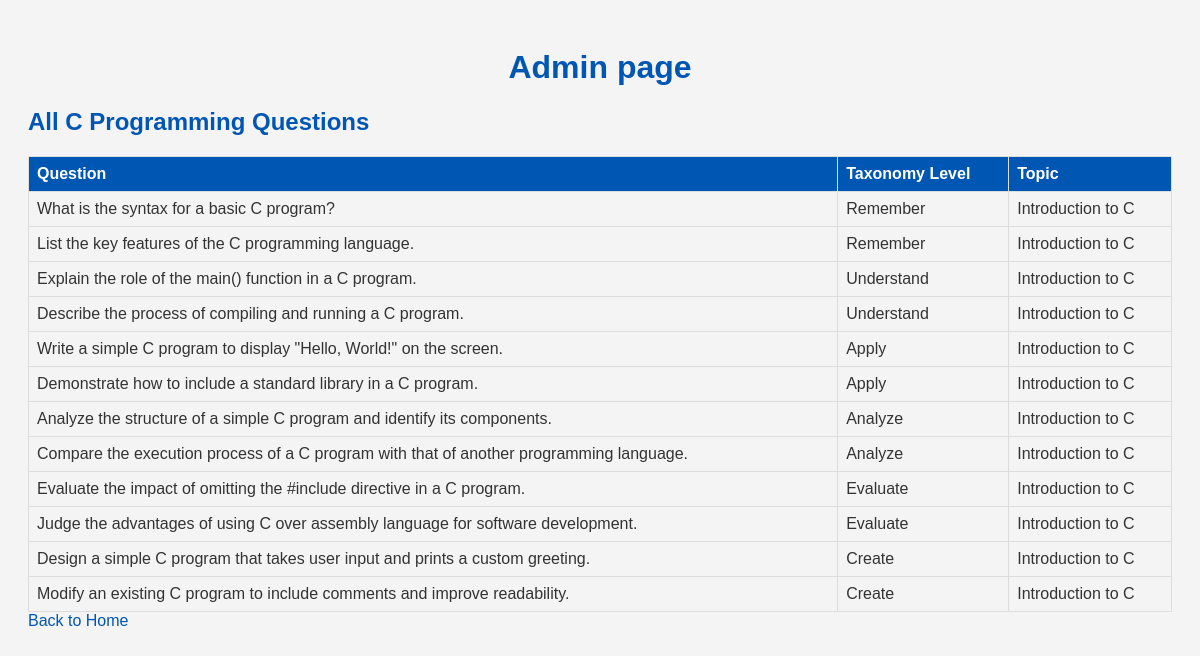
Page /admin/questions (signed in) on the earlier database version.
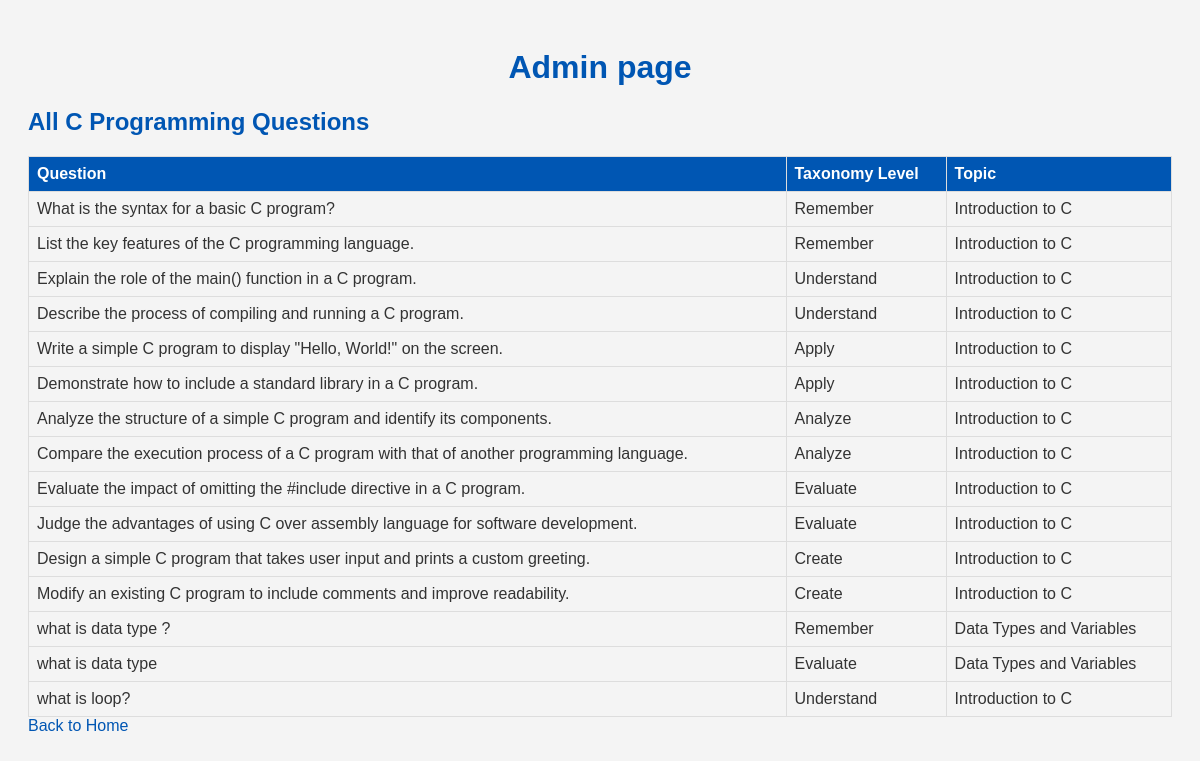
Same page on the later database version.
### tables this page shows
CREATE TABLE Question (
                id INTEGER PRIMARY KEY AUTOINCREMENT,
                question_text TEXT NOT NULL,
                taxonomy_level TEXT NOT NULL,
                topic TEXT NOT NULL
            );

### app.py (the view)
@app.route('/admin/questions')
def view_questions():
    if 'user_id' not in session or session.get('role') != 'admin':
        flash('Unauthorized access!', 'error')
        return redirect(url_for('login'))
    db = get_db()
    cursor = db.cursor()
    cursor.execute('SELECT question_text, taxonomy_level, topic FROM Question')
    questions = cursor.fetchall()
    return render_template('view_questions.html', questions=questions)

### app.py (called while the page is built)
def get_db():
    if 'db' not in g:
        g.db = sql.connect(DATABASE)
    return g.db

### templates/view_questions.html (shortened to what this page needs)
<!DOCTYPE html>
<html lang="en">
<head>
    <link rel="stylesheet" href="{{ url_for('static', filename='css/styles.css') }}">
</head>
<body>
    <h1 style="text-align: center;">Admin page</h1>
    <h2>All C Programming Questions</h2>
    <table>
        <tr>
            <th>Question</th>
            <th>Taxonomy Level</th>
            <th>Topic</th>
        </tr>
        {% for question in questions %}
        <tr>
            <td>{{ question[0] }}</td>
            <td>{{ question[1] }}</td>
            <td>{{ question[2] }}</td>
        </tr>
        {% endfor %}
    </table>
    <a href="/">Back to Home</a>
</body>
</html>

### static/css/styles.css (style rules this page uses)
body { font-family: Arial, sans-serif; background-color: #f4f4f4; color: #333; padding: 20px; }
h1, h2 { color: #0056b3; }
table { width: 100%; border-collapse: collapse; }
table, th, td { border: 1px solid #ddd; }
th, td { padding: 8px; text-align: left; }
th { background-color: #0056b3; color: white; }
a { color: #0056b3; text-decoration: none; }

Differences in the rows shown:
added Question: question_text "what is data type ?", taxonomy_level "Remember", topic "Data Types and Variables"
added Question: question_text "what is data type", taxonomy_level "Evaluate", topic "Data Types and Variables"
added Question: question_text "what is loop?", taxonomy_level "Understand", topic "Introduction to C"
